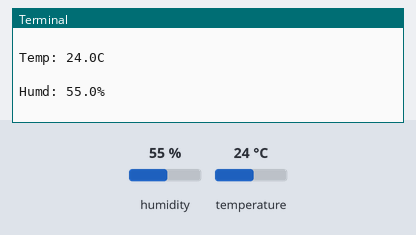
The program below on a simulated Raspberry Pi (BCM pin numbers). Parts: the last lines printed to the terminal. Inputs (shaded band) come from the test bench; at power-on: humidity 55 %, temperature 24 °C.

Above: at 1.2 s.
1.3 s: humidity set to 22 %
At 2.0 s:
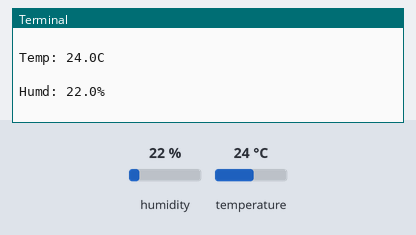
2.8 s: temperature set to 12 °C
4.3 s: humidity set to 40 %
At 5.2 s:
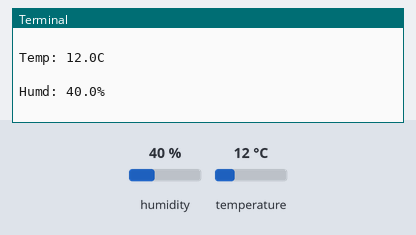
Timing chart, 0 to 7.3 s (numbered marks = the images above; inputs shaded):
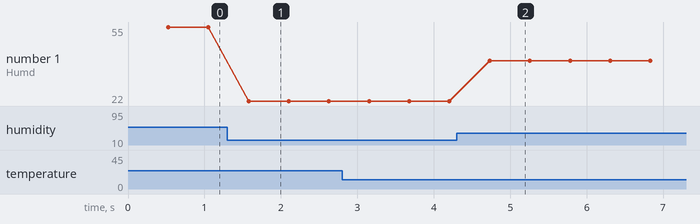

Measured:
- after the input at 1.3 s, the terminal: prints a new line after 0.28 s (image 1)
- after the input at 4.3 s, the terminal: prints a new line after 0.43 s (image 2)
- plotted number 1: 55 → 22 after the input at 1.3 s, 22 → 40 after the input at 4.3 s

The program:

temp.py
```python
#!/usr/bin/python
import sys
import Adafruit_DHT

while True:

    humidity, temperature = Adafruit_DHT.read_retry(11, 4)

    print ("Temp: "+ str(temperature)+"C")
    print(" ")
    print ("Humd: "+str(humidity)+"%")
    print(" ")
```
